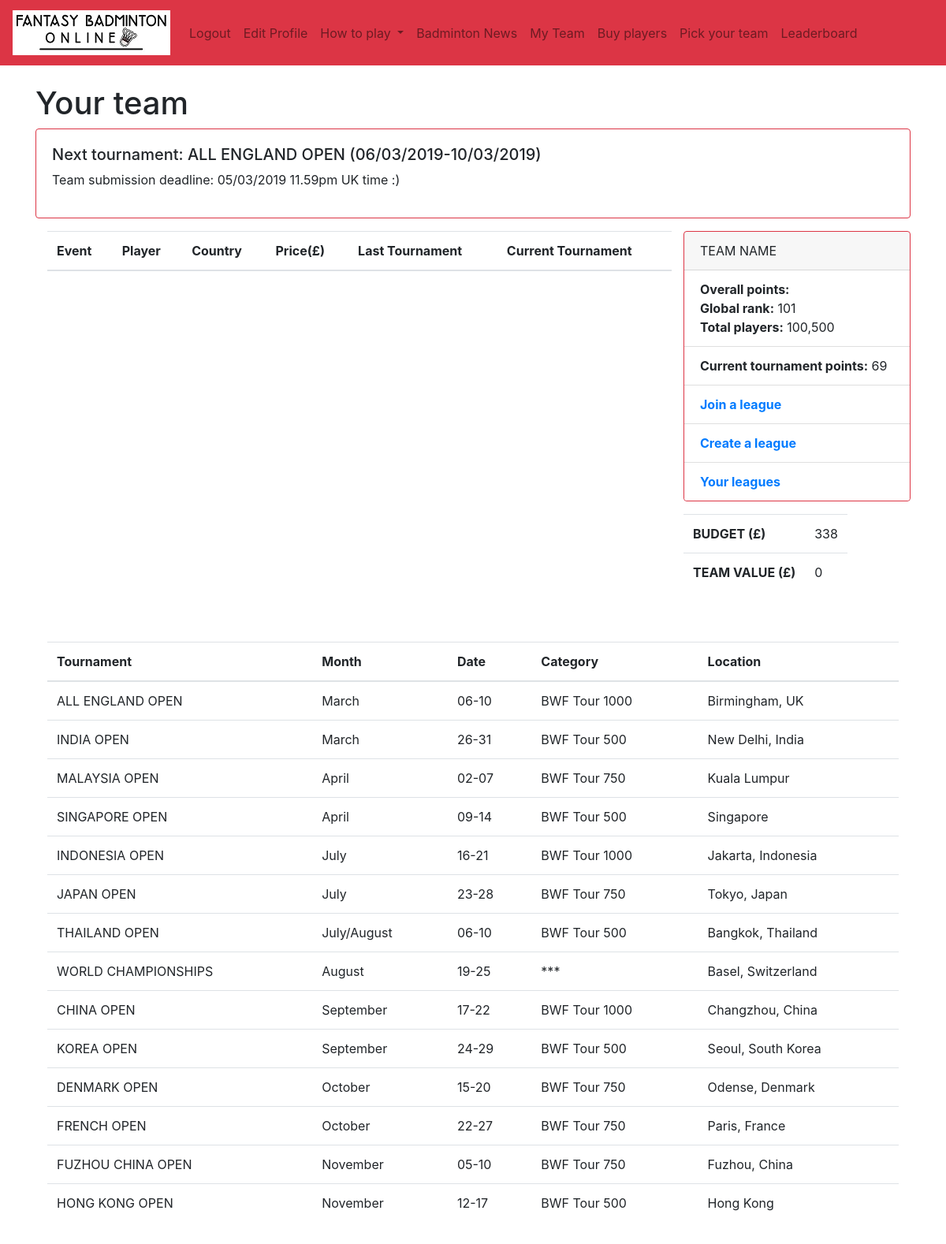
The app's page /my_team/ (signed in), older data.
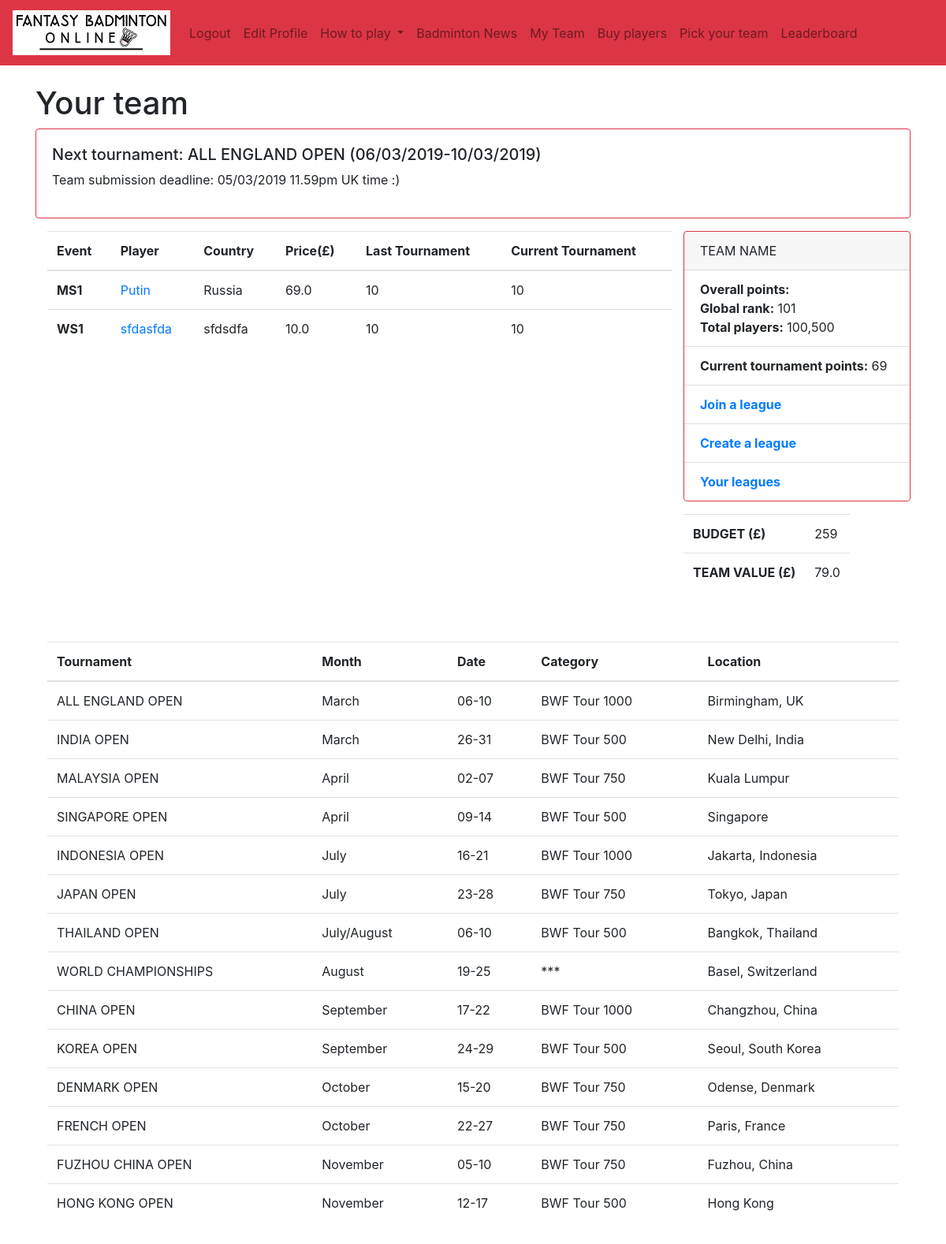
The same page, newer data.
### authenticate/models.py (models this page shows, shortened)
class Teams(models.Model): # team model, players(Rankings model) have foreign key relation to it
	budget = models.IntegerField(default=120)
	owner = models.ForeignKey(settings.AUTH_USER_MODEL,on_delete=models.CASCADE, related_name='teams') # relation to a user
	team = models.SlugField()
	date = models.DateTimeField(auto_now_add=True)
	points = models.CharField(max_length=50)
	def get_team_value(self):
		total = []
		total.append(self.MSplayers.all().aggregate(Sum('cost'))['cost__sum'])
		total.append(self.WSplayers.all().aggregate(Sum('cost'))['cost__sum'])
		total.append(self.MDplayers.all().aggregate(Sum('cost'))['cost__sum'])
		total.append(self.WDplayers.all().aggregate(Sum('cost'))['cost__sum'])
		total.append(self.XDplayers.all().aggregate(Sum('cost'))['cost__sum'])
		total = [x for x in total if x is not None]
		return sum(total)

class Ranking(models.Model):
	rank = models.IntegerField(default=10)
	name = models.CharField(max_length=50)
	country = models.CharField(max_length=50)
	cost = models.FloatField(default=10) # price is a number, defaults to 10. You can set it up in the admin panel
	event = models.CharField(max_length=50)
	score = models.IntegerField(default=0)
	last = models.CharField(max_length=50)
	form = models.CharField(max_length=50)
	results = models.CharField(max_length=50)
	status = models.CharField(max_length=50)
	game8 = models.CharField(max_length=50)
	match8 = models.CharField(max_length=50)
	player = models.SlugField()
	picture = models.ImageField(default='default.png', blank=True)
	playing = models.BooleanField(default=True)
	current_tournament_score = models.IntegerField(default=10)
	last_tournament_score = models.IntegerField(default=10)
	def get_type(self): # MS, WS, etc
		return self.__class__.__name__[:2]

class MSPlayer(Ranking):
	team = models.ForeignKey(Teams, on_delete=models.CASCADE, related_name='MSplayers', null=True, blank=True)  # connection to a team

class Ranking(models.Model):
	rank = models.IntegerField(default=10)
	name = models.CharField(max_length=50)
	country = models.CharField(max_length=50)
	cost = models.FloatField(default=10) # price is a number, defaults to 10. You can set it up in the admin panel
	event = models.CharField(max_length=50)
	score = models.IntegerField(default=0)
	last = models.CharField(max_length=50)
	form = models.CharField(max_length=50)
	results = models.CharField(max_length=50)
	status = models.CharField(max_length=50)
	game8 = models.CharField(max_length=50)
	match8 = models.CharField(max_length=50)
	player = models.SlugField()
	picture = models.ImageField(default='default.png', blank=True)
	playing = models.BooleanField(default=True)
	current_tournament_score = models.IntegerField(default=10)
	last_tournament_score = models.IntegerField(default=10)
	def get_type(self): # MS, WS, etc
		return self.__class__.__name__[:2]

class WSPlayer(Ranking):
	team = models.ForeignKey(Teams, on_delete=models.CASCADE, related_name='WSplayers', null=True, blank=True)  # connection to a team

### authenticate/views.py (the view)
# urls.py: path('my_team/', views.my_team, name='my_team'),
def my_team(request, message=False):
	print(request.user.teams)
	user = request.user
	context = {}
	user_team = Teams.objects.filter(owner=user).first()
	context['MSplayers'] = MSPlayer.objects.filter(team=user_team)
	context['WSplayers'] = WSPlayer.objects.filter(team=user_team)
	context['WDplayers'] = WDPlayer.objects.filter(team=user_team)
	context['MDplayers'] = MDPlayer.objects.filter(team=user_team)
	context['XDplayers'] = XDPlayer.objects.filter(team=user_team)
	context['team'] = user_team
	if message:
		messages.success(request, ("Successfully saved your team"))
	return render(request, 'authenticate/my_team.html', context)

### authenticate/templates/authenticate/my_team.html (shortened to what the changed rows need)
{% extends 'authenticate/base.html' %}
{% load static %}
{% block content %}
<h1>Your team</h1>
{% if user.is_authenticated %}
<div class="container">
  <div class="row">
    <div class="col-sm">
      <table class="table table-hover">
    <thead>
        <tr>
            <th scope="col">Event</th>
            <th scope="col">Player</th>
            <th scope="col">Country</th>
            <th scope="col">Price(£)</th>
            <th scope="col">Last Tournament</th>
            <th scope="col">Current Tournament</th>
          </tr>
      </thead>
      <tbody>
      {% for player in MSplayers %}
        <tr>
          <th scope="row">MS{{ forloop.counter }}</th>
          <td><a href="" data-toggle="modal" data-target="#playerModal{{ player.get_type }}{{ player.id }}">{{ player.name }}</a></td>
          <td>{{ player.country }}</td>
          <td>{{ player.cost }}</td>
          <td>{{ player.last_tournament_score }}</td>
          <td>{{ player.current_tournament_score }}</td>
        </tr>
      {% endfor %}
      {% for player in WSplayers %}
        <tr>
          <th scope="row">WS{{ forloop.counter }}</th>
          <td><a href="" data-toggle="modal" data-target="#playerModal{{ player.get_type }}{{ player.id }}">{{ player.name }}</a></td>
          <td>{{ player.country }}</td>
          <td>{{ player.cost }}</td>
          <td>{{ player.last_tournament_score }}</td>
          <td>{{ player.current_tournament_score }}</td>
        </tr>
      {% endfor %}
      </tbody>
    </table>
    </div>
    <div class="col-sm..offset-md-4">
      <div class="card border-danger mb-3" style="width: 18rem;">
        <div class="card-header">
        TEAM NAME
        </div>
        <ul class="list-group list-group-flush">
          <li class="list-group-item"><strong>Overall points:</strong> {{ team.get_total_team_points }}<br><strong>Global rank:</strong> 101</br><strong>Total players:</strong> 100,500</li>
          <li class="list-group-item"><strong>Current tournament points:</strong> 69</li>
          <li class="list-group-item"><a href="{% url 'join_league' %}"><strong>Join a league</strong></a></li>
          <li class="list-group-item"><a href="{% url 'create_league' %}"><strong>Create a league</strong></a></li>
          <li class="list-group-item"><a href="{% url 'league_list' %}"><strong>Your leagues</strong></a></li>
        </ul>
      </div>
      <div class="container border-danger">
        <div class="row">
          <div class="col-sm.offset-md-4">
          <table class="table table-hover">
            <tbody>
              <tr>
                <th scope="row">BUDGET (£)</th>
                <td>{{ team.budget }}</td>
              </tr>
              <tr>
                <th scope="row">TEAM VALUE (£)</th>
                <td>{{ team.get_team_value }}</td>
              </tr>
            </tbody>
          </table>
          </div>
        </div>
      </div>
    </div>
  </div>
</div>
{% endif %}
<div class="col-sm">
      <table class="table table-hover">
    <thead>
        <tr>
            <th scope="col">Tournament</th>
            <th scope="col">Month</th>
            <th scope="col">Date</th>
            <th scope="col">Category</th>
            <th scope="col">Location</th>
        </tr>
    </thead>
    </table>
  </div>
{% endblock %}

Row changes from the older to the newer data that the page shows:
now on this page (row edited): MSPlayer: name "Putin", country "Russia", cost "69.0", last_tournament_score "10", current_tournament_score "10"
now on this page (row edited): WSPlayer: name "sfdasfda", country "sfdsdfa", cost "10.0", last_tournament_score "10", current_tournament_score "10"
changed Teams: budget "338" → "259"; get_team_value "0" → "79.0"
